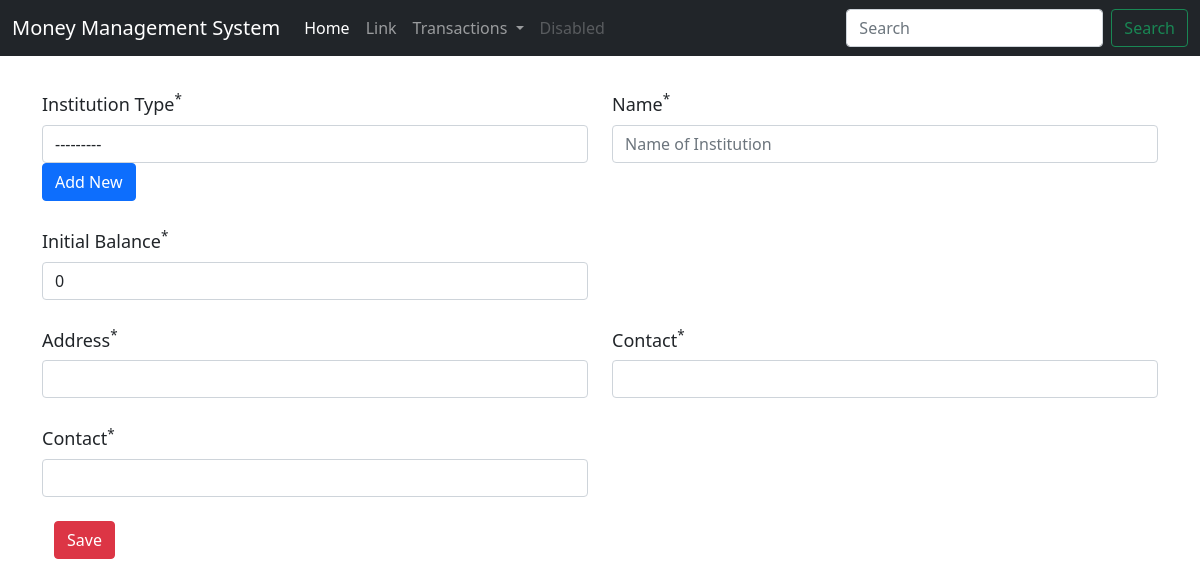
Before: /institution/new with the older database file.
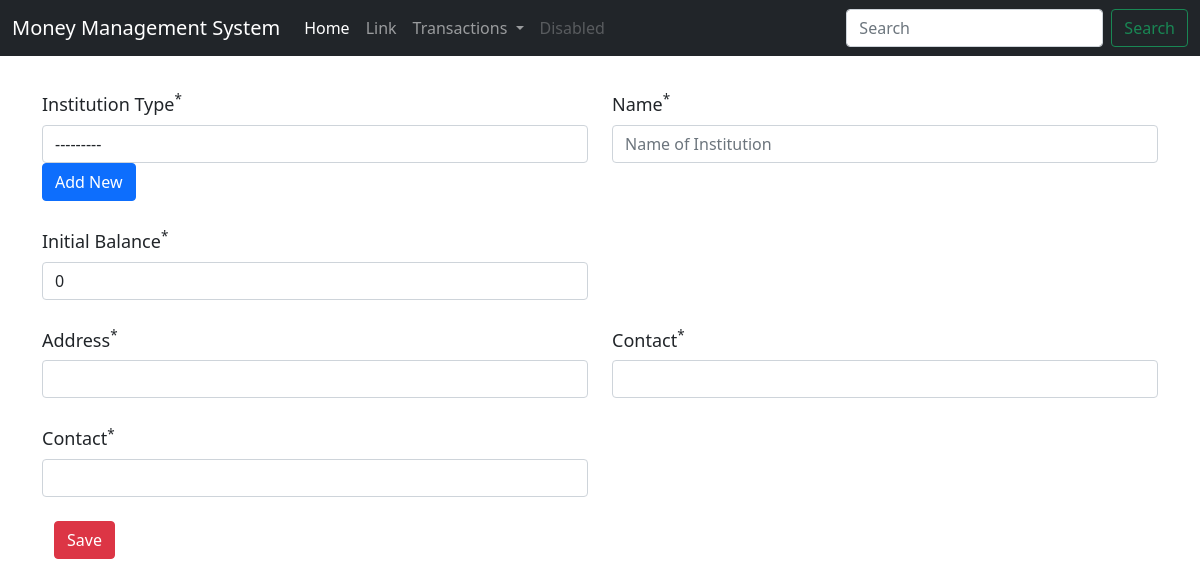
After: the same page with the newer database file.
### master/models.py (models this page shows, shortened)
class TimeStamp(models.Model):
    created_at = models.DateTimeField(auto_now_add=True)
    updated_at = models.DateTimeField(null=True, blank=True)
    class Meta:
        abstract = True

class InstitutionType(TimeStamp):
    institution_type = models.CharField(max_length=200)
    code = models.CharField(max_length=20)
    def __str__(self):
        return self.institution_type

### deposit/views.py (the view)
# urls.py: path('institution/new', NewInsitutionCreate.as_view(), name="new-institution"),
class NewInsitutionCreate(View):
    def get(self, request):
        form = InstitutionDetailForm
        type = InstitutionType.objects.all()
        detail = InstitutionDetail.objects.all()
        context = {'type': type, 'detail': detail, 'form':form}
        return render(request, 'deposit/new_institution.html', context=context)

### templates/deposit/new_institution.html (shortened to what this page needs)
{% extends 'base/base.html' %}
{% block content %}
<form method="POST" id="deposit-form">{% csrf_token %}
    <div class="container">
        <div class="wrapper" id="wrapper">
            <div class="row">
                <div class="col">
                    <h4><label style="font-size:18px; margin-top:30px;">Institution Type<sup>*</sup></label></h4>
                    {{form.institution_type}}
                    <a href="{% url 'deposit:new-institution-type' %}"><button type="button" class="btn btn-primary">Add New</button></a>
                </div>
                <div class="col">
                    <h4><label style="font-size:18px; margin-top:30px;">Name<sup>*</sup></label></h4>
                    {{form.name}}
                </div>
            </div>
            <div class="row">
                <div class="col-6">
                    <h4><label style="font-size:18px; margin-top:30px;">Initial Balance<sup>*</sup></label></h4>
                    {{form.balance}}
                </div>
            </div>
            <div class="row">
                <div class="col">
                    <h4><label style="font-size:18px; margin-top:30px;">Address<sup>*</sup></label></h4>
                    {{form.address}}
                </div>
                <div class="col">
                    <h4><label style="font-size:18px; margin-top:30px;">Contact<sup>*</sup></label></h4>
                    {{form.contact}}
                </div>
            </div>
            <div class="row">
                <div class="col-6">
                    <h4><label style="font-size:18px; margin-top:30px;">Contact<sup>*</sup></label></h4>
                    {{form.contact}}
                </div>
        </div>
    </div>
    <div class="container">
        <button type="submit" class="btn btn-danger mt-4 mb-4">Save</button>
    </div>
</form>
{% endblock %}

Changed rows visible on the page:
added InstitutionType: institution_type "---------"
Other visible differences:
form field institution_type: "---------" → (not shown)
